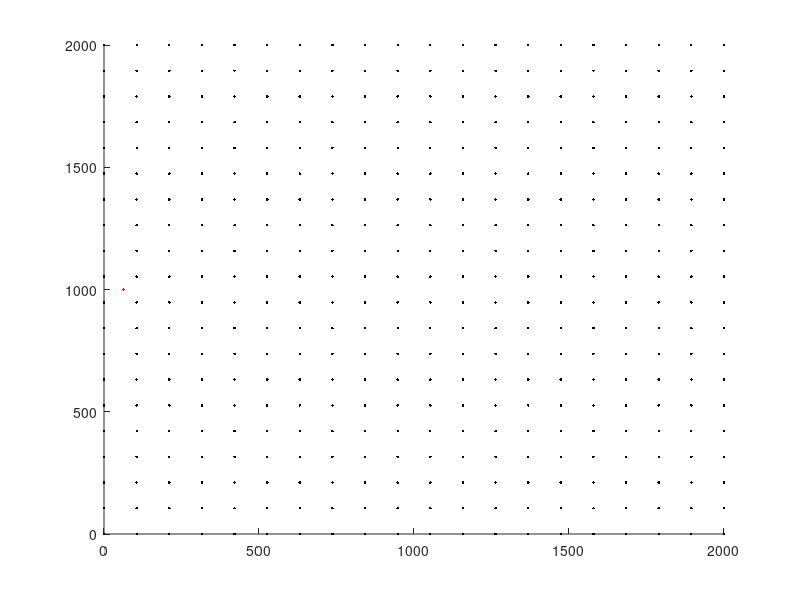

Write MATLAB code to recreate this figure.
close all
clear all

CRYSTAL_STRUCTURE = 'bcc';
amag = 3.18e-4;
simName = date;

simTime = 0;
use_gpu = 0;
para_scheme = 0;
n_threads = 0;

MU = 1;
NU = 0.28;
a = 5;

% No rotation matrix.
% bVec = 1/2*[1 1 1];
% nVec = [1 -1 0];

% With rotation matrix.
n1 = [1 0 0]; e1 = [1; 1; 1]; e1 = e1 / norm(e1);
n2 = [0 1 0]; e2 = [1; -1; 0]; e2 = e2 / norm(e2);
n3 = cross(n1, n2); e3 = cross(e1, e2); e3 = e3 / norm(e3);
rotMatrix = [e1 e2 e3]';
bVec = [1 0 0] * sqrt(3) / 2;
nVec = [0 1 0];

bVec * rotMatrix
nVec * rotMatrix

planes = [1; 2; 3; 4; 5; 6];
dx = 2000;
dy = 2000;
dz = 2000;
mx = 20;
my = 20;
mz = 20;

% mobility = @mobbcc1;
mobility = @mobbcc_bb1b;
simName = strcat(simName, '_bb');
simType = @NumTracVsAnaTrac;

Fsim = [];
Usim = [];
t = [];

vertices = [0, 0, 0; ...
            dx, 0, 0; ...
            0, dy, 0; ...
            dx, dy, 0; ...
            0, 0, dz; ...
            dx, 0, dz; ...
            0, dy, dz; ...
            dx, dy, dz];

plim = 12 / amag; %12microns

gridSize = mx;
x = linspace(0, dx, gridSize);
y = linspace(0, dy, gridSize);
z = linspace(0.5 * dz, 0.5 * dz, gridSize);
[X, Y] = meshgrid(x, y);
Z = meshgrid(z);

clear x y z;
len = 100;
xcoord = linspace(0, dx, gridSize);
ycoord = linspace(0, dy, gridSize);
%  xcoord = xcoord(2) / 4 % there were substantial differences
% xcoord = xcoord(2)/2; % middle of first element.
xcoord = dx / 32; % eigth of the domain.
% xcoord = 3*dx / 32; % eigth of the domain.
% xcoord = dy / 16; % middle of third element.
%% This makes the numeric tractions exit but not the analytic. Haven't found another case.
% ycoord = dy / 2 + 20; % middle of the domain
% xcoord = dx / 16; % eigth of the domain.
%%
ycoord = dy / 2; % middle of the domain
% ycoord = ycoord(2)/2; % middle of first element
% simName = strcat(simName, 'corner');
x = linspace(xcoord, xcoord, len);
y = linspace(ycoord, ycoord, len);
z = linspace(0, dz, len);
x1 = x(1);
y1 = y(1);
t = [0 0 1];
n = [1 0 0];
rn = zeros(len, 4);
rn(:, 1) = x;
rn(:, 2) = y;
rn(:, 3) = z;
links = zeros(len - 1, 8);
rn(1, 4) = 6; %61
rn(end, 4) = 6; %61
rn = [rn; x(1) y(1) -1000 * dz 67; x(1) y(1) 1000 * dz 67];

for i = 1:len - 1
    links(i, :) = [i, i + 1, bVec, nVec];
end

links = [links; len + 1, 1, bVec, nVec; len + 2, len, bVec, nVec];
% rntol = 45;

% %%
% xcoord = linspace(0, dx, gridSize);
% ycoord = linspace(0, dy, gridSize);
% %  xcoord = xcoord(2) / 4 % there were substantial differences
% % xcoord = xcoord(2)/2; % middle of first element.
% xcoord =  2*dx / 32; % eigth of the domain.
% % xcoord = dy / 16; % middle of third element.
% ycoord = 2*dy / 32; % middle of the domain
% % ycoord = ycoord(2)/2; % middle of first element
% simName = strcat(simName, 'corner');
% x = linspace(xcoord, xcoord, len);
% y = linspace(ycoord, ycoord, len);
% z = linspace(0, dz, len);
% x1 = x(1);
% y1 = y(1);
% t = [0 0 1];
% n = [1 0 0];
% rn2 = zeros(len, 4);
% rn2(:, 1) = x;
% rn2(:, 2) = y;
% rn2(:, 3) = z;
% links2 = zeros(len - 1, 8);
% rn2(1, 4) = 6;
% rn2(end, 4) = 6;
% rn2 = [rn2; x(1) y(1) -1000*dz 67; x(1) y(1) 1000*dz 67];
%
% for i = len+2+1:len+2+len - 1
%     links2(i - (len+2), :) = [i, i + 1, bVec, nVec];
% end
% links2 = [links2; len+2+len + 1, len+2+1, bVec, nVec; len+2+len + 2, len+2+len, bVec, nVec];
% links = [links; links2];
% rn = [rn; rn2];
%
% %%
% xcoord = linspace(0, dx, gridSize);
% ycoord = linspace(0, dy, gridSize);
% %  xcoord = xcoord(2) / 4 % there were substantial differences
% % xcoord = xcoord(2)/2; % middle of first element.
% xcoord =  1*dx / 32; % eigth of the domain.
% % xcoord = dy / 16; % middle of third element.
% ycoord = 1*dy / 32; % middle of the domain
% % ycoord = ycoord(2)/2; % middle of first element
% simName = strcat(simName, 'corner');
% x = linspace(xcoord, xcoord, len);
% y = linspace(ycoord, ycoord, len);
% z = linspace(0, dz, len);
% x1 = x(1);
% y1 = y(1);
% t = [0 0 1];
% n = [1 0 0];
% rn3 = zeros(len, 4);
% rn3(:, 1) = x;
% rn3(:, 2) = y;
% rn3(:, 3) = z;
% links3 = zeros(len - 1, 8);
% rn3(1, 4) = 6;
% rn3(end, 4) = 6;
% rn3 = [rn3; x(1) y(1) -1000*dz 67; x(1) y(1) 1000*dz 67];
%
% for i = len+2+len+2+1:len+2+len+2+len - 1
%     links3(i - (len+2+len+2), :) = [i, i + 1, bVec, nVec];
% end
% links3 = [links3; len+2+len+2+len + 1, len+2+len+2+1, bVec, nVec; len+2+len+2+len + 2, len+2+len+2+len, bVec, nVec];
% links = [links; links3];
% rn = [rn; rn3];

hold on
plot3(rn(:, 1), rn(:, 2), rn(:, 3), 'r.')
plot3(X, Y, Z, 'k.')
hold off

u_dot = 0;
f_dot = 0;

loading = @staticSim;

CUDA_flag = false;
para_scheme = 1;

% calculateTractions = @calculateNumericTractions;
% simName = strcat('numeric_', simName);
calculateTractions = @calculateAnalyticTractions;
simName = strcat('analytic_', simName);
plotFreq = 10;
saveFreq = 2; %4*plotFreq;

lmin = 10 * a;
lmax = 2.5 * lmin;

addpath '../../../'
Bcoeff = struct('screw', 10, 'edge', 1, 'climb', 1e10, 'line', 1e-4);
% dt0 = 1e9;
% totalSimTime = 1e12;
